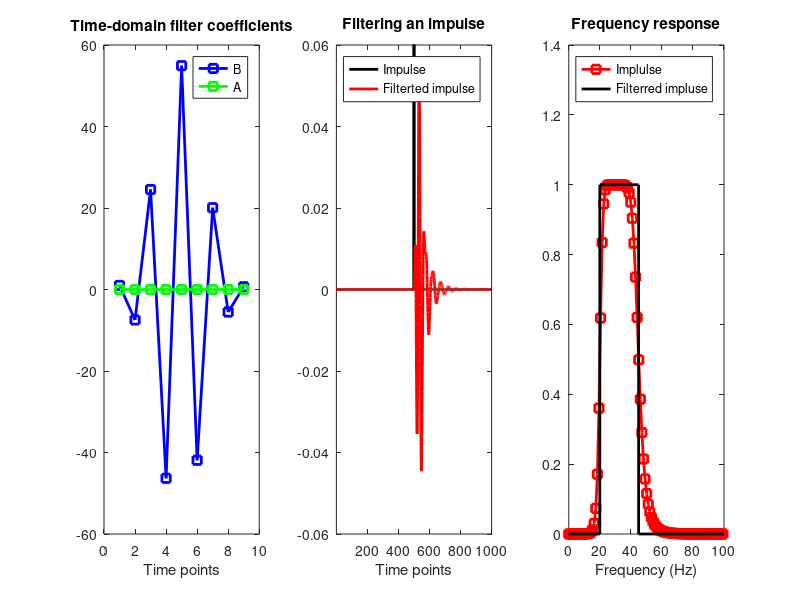

The MATLAB source for this figure:
clc
clear all
close all

srate=1024; %Hz
nyquist=srate/2; 
frange=[20 45]; % fiter frequencies between 20Hz and 45 Hz
order=4;

%create filter coefficients
[filtkernA filtkernB]=butter(order,frange/nyquist);

subplot(131)
plot(filtkernB,'bs-','linew',2)
hold on
plot(filtkernA,'gs-','linew',2)
legend('B','A')
title('Time-domain filter coefficients')
xlabel('Time points')

%how to evaluate an IIR filter: filter an implulse
imp=[zeros(1,500) 1 zeros(1,500)];
filterimp=filter(filtkernA,filtkernB,imp);

%power spectrum
filtpow=abs(fft(filterimp)).^2;
fvector=linspace(0,nyquist,floor(length(imp)/2)+1); 

subplot(132)
plot(imp,'k','linew',2)
hold on
plot(filterimp,'r','linew',2)
legend('Impulse','Filterted impulse')
title('Filtering an impulse')
xlabel('Time points')
set(gca,'xlim',[1 length(imp)],'ylim',[-1 1]*.06);

subplot(133)
plot(fvector,filtpow(1:length(fvector)),'rs-','linew',2)
hold on
plot([0 frange(1) frange frange(2) nyquist],[0 0 1 1 0 0],'k','linew',2)
set(gca,'xlim',[0 100])
legend('Implulse','Filterred impluse')
title('Frequency response')
xlabel('Frequency (Hz)')
